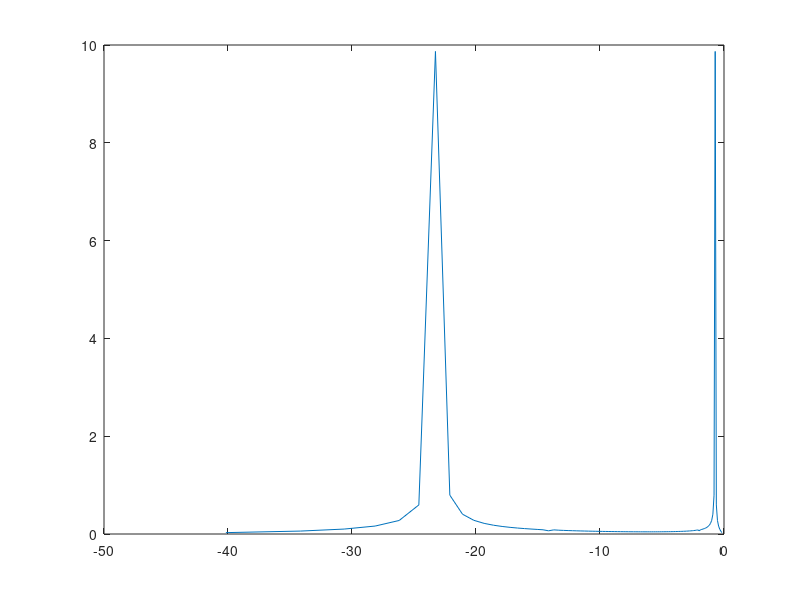

The MATLAB source for this figure: (Note: this script raises an error after producing the figure.)
fs = 100; % sampling rate

% Creating a signal with given duration
tend = 1; % [s]
t = 0:(1/fs):tend;

A1 = 10;
A2 = 0.02;
f1 = 7; % [Hz]
f2 = 20; % [Hz]

y1 = A1*sin(2*pi*f1*t) + A2*sin(2*pi*f2*t);

Y = fft(y1);
N = length(Y);
df = fs/N;
fv = (0:N-1)*df/N;
fv = 20*log10(fv);

figure()
plot( fv , abs(Y)/(N/2))
yscale('log')
